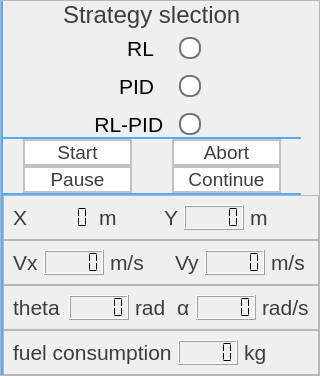
           <widget class="QFrame" name="frame_48">
            <property name="sizePolicy">
             <sizepolicy hsizetype="Fixed" vsizetype="Preferred">
              <horstretch>0</horstretch>
              <verstretch>0</verstretch>
             </sizepolicy>
            </property>
            <property name="maximumSize">
             <size>
              <width>300</width>
              <height>16777215</height>
             </size>
            </property>
            <property name="frameShape">
             <enum>QFrame::Shape::StyledPanel</enum>
            </property>
            <property name="frameShadow">
             <enum>QFrame::Shadow::Raised</enum>
            </property>
            <layout class="QVBoxLayout" name="verticalLayout_23">
             <property name="spacing">
              <number>0</number>
             </property>
             <property name="leftMargin">
              <number>0</number>
             </property>
             <property name="topMargin">
              <number>0</number>
             </property>
             <property name="rightMargin">
              <number>0</number>
             </property>
             <property name="bottomMargin">
              <number>0</number>
             </property>
             <item>
              <widget class="QFrame" name="frame_12">
               <property name="sizePolicy">
                <sizepolicy hsizetype="Fixed" vsizetype="Fixed">
                 <horstretch>0</horstretch>
                 <verstretch>0</verstretch>
                </sizepolicy>
               </property>
               <property name="maximumSize">
                <size>
                 <width>300</width>
                 <height>180</height>
                </size>
               </property>
               <property name="styleSheet">
                <string notr="true">QFrame#frame_12{
 border: 2px solid rgb(85, 170, 255);      /* 最常用的简写 */
  /* 顺序：宽度 样式 颜色 */
border-right: none;
border-top: none;
}</string>
               </property>
               <property name="frameShape">
                <enum>QFrame::Shape::StyledPanel</enum>
               </property>
               <property name="frameShadow">
                <enum>QFrame::Shadow::Raised</enum>
               </property>
               <layout class="QVBoxLayout" name="verticalLayout_5">
                <property name="spacing">
                 <number>6</number>
                </property>
                <property name="leftMargin">
                 <number>0</number>
                </property>
                <property name="topMargin">
                 <number>0</number>
                </property>
                <property name="rightMargin">
                 <number>0</number>
                </property>
                <property name="bottomMargin">
                 <number>0</number>
                </property>
                <item alignment="Qt::AlignmentFlag::AlignHCenter">
                 <widget class="QLabel" name="label_22">
                  <property name="sizePolicy">
                   <sizepolicy hsizetype="Fixed" vsizetype="Fixed">
                    <horstretch>0</horstretch>
                    <verstretch>0</verstretch>
                   </sizepolicy>
                  </property>
                  <property name="font">
                   <font>
                    <family>Segoe UI</family>
                    <pointsize>18</pointsize>
                    <fontweight>DemiBold</fontweight>
                   </font>
                  </property>
                  <property name="styleSheet">
                   <string notr="true"> color:rgb(61, 61, 61);
font-family: &quot;Segoe UI&quot;, &quot;Microsoft YaHei UI&quot;, sans-serif;
    line-height: 1.6; /* 增加行间距，防止文字堆叠 */</string>
                  </property>
                  <property name="text">
                   <string>Strategy slection</string>
                  </property>
                 </widget>
                </item>
                <item>
                 <layout class="QVBoxLayout" name="verticalLayout_17">
                  <property name="spacing">
                   <number>12</number>
                  </property>
                  <property name="rightMargin">
                   <number>100</number>
                  </property>
                  <item>
                   <widget class="QRadioButton" name="radioButton_3">
                    <property name="sizePolicy">
                     <sizepolicy hsizetype="Expanding" vsizetype="Fixed">
                      <horstretch>0</horstretch>
                      <verstretch>0</verstretch>
                     </sizepolicy>
                    </property>
                    <property name="font">
                     <font>
                      <family>Segoe UI</family>
                      <pointsize>16</pointsize>
                     </font>
                    </property>
                    <property name="layoutDirection">
                     <enum>Qt::LayoutDirection::RightToLeft</enum>
                    </property>
                    <property name="styleSheet">
                     <string notr="true">QRadioButton {
    spacing: 25px;          /* 文字与圆圈之间的间距 */
}
/* 2. 定制未选中时的圆圈样式 */
QRadioButton::indicator {
    width: 18px;           /* 圆圈宽度 */
    height: 18px;          /* 圆圈高度 */
    border-radius: 10px;    /* 设置为宽度的一半即为正圆 */
    border: 2px solid rgb(115, 115, 115); /* 边框颜色 */
    background-color: white;
}

/* 3. 定制选中时的圆圈样式 */
QRadioButton::indicator:checked {
    background-color: rgb(115, 115, 115); /* 选中后的中心颜色（绿色） */
    border: 2px solid rgb(115, 115, 115); /* 选中后的边框颜色 */
}</string>
                    </property>
                    <property name="text">
                     <string>RL</string>
                    </property>
                   </widget>
                  </item>
                  <item>
                   <widget class="QRadioButton" name="radioButton_5">
                    <property name="sizePolicy">
                     <sizepolicy hsizetype="Fixed" vsizetype="Fixed">
                      <horstretch>0</horstretch>
                      <verstretch>0</verstretch>
                     </sizepolicy>
                    </property>
                    <property name="font">
                     <font>
                      <family>Segoe UI</family>
                      <pointsize>16</pointsize>
                     </font>
                    </property>
                    <property name="layoutDirection">
                     <enum>Qt::LayoutDirection::RightToLeft</enum>
                    </property>
                    <property name="styleSheet">
                     <string notr="true">QRadioButton {
    spacing: 25px;          /* 文字与圆圈之间的间距 */
}
/* 2. 定制未选中时的圆圈样式 */
QRadioButton::indicator {
    width: 18px;           /* 圆圈宽度 */
    height: 18px;          /* 圆圈高度 */
    border-radius: 10px;    /* 设置为宽度的一半即为正圆 */
    border: 2px solid rgb(115, 115, 115); /* 边框颜色 */
    background-color: white;
}

/* 3. 定制选中时的圆圈样式 */
QRadioButton::indicator:checked {
    background-color: rgb(115, 115, 115); /* 选中后的中心颜色（绿色） */
    border: 2px solid rgb(115, 115, 115); /* 选中后的边框颜色 */
}</string>
                    </property>
                    <property name="text">
                     <string>PID</string>
                    </property>
                   </widget>
                  </item>
                  <item>
                   <widget class="QRadioButton" name="radioButton_4">
                    <property name="sizePolicy">
                     <sizepolicy hsizetype="Fixed" vsizetype="Fixed">
                      <horstretch>0</horstretch>
                      <verstretch>0</verstretch>
                     </sizepolicy>
                    </property>
                    <property name="font">
                     <font>
                      <family>Segoe UI</family>
                      <pointsize>16</pointsize>
                     </font>
                    </property>
                    <property name="layoutDirection">
                     <enum>Qt::LayoutDirection::RightToLeft</enum>
                    </property>
                    <property name="styleSheet">
                     <string notr="true">QRadioButton {
    spacing: 10px;          /* 文字与圆圈之间的间距 */
}
/* 2. 定制未选中时的圆圈样式 */
QRadioButton::indicator {
    width: 18px;           /* 圆圈宽度 */
    height: 18px;          /* 圆圈高度 */
    border-radius: 10px;    /* 设置为宽度的一半即为正圆 */
    border: 2px solid rgb(115, 115, 115); /* 边框颜色 */
    background-color: white;
}

/* 3. 定制选中时的圆圈样式 */
QRadioButton::indicator:checked {
    background-color: rgb(115, 115, 115); /* 选中后的中心颜色（绿色） */
    border: 2px solid rgb(115, 115, 115); /* 选中后的边框颜色 */
}</string>
                    </property>
                    <property name="text">
                     <string>RL-PID </string>
                    </property>
                   </widget>
                  </item>
                 </layout>
                </item>
               </layout>
              </widget>
             </item>
             <item>
              <widget class="QFrame" name="frame_13">
               <property name="sizePolicy">
                <sizepolicy hsizetype="Fixed" vsizetype="Fixed">
                 <horstretch>0</horstretch>
                 <verstretch>0</verstretch>
                </sizepolicy>
               </property>
               <property name="maximumSize">
                <size>
                 <width>300</width>
                 <height>180</height>
                </size>
               </property>
               <property name="styleSheet">
                <string notr="true">QFrame#frame_13{
 border: 2px solid rgb(85, 170, 255);      /* 最常用的简写 */
  /* 顺序：宽度 样式 颜色 */
border-right: none;
border-top: none;
}
QPushButton{
 border: 2px solid rgb(194, 194, 194); 
 color:rgb(61, 61, 61);
font-family: &quot;Segoe UI&quot;, &quot;Microsoft YaHei UI&quot;, sans-serif;
    line-height: 1.6; /* 增加行间距，防止文字堆叠 */
}</string>
               </property>
               <property name="frameShape">
                <enum>QFrame::Shape::StyledPanel</enum>
               </property>
               <property name="frameShadow">
                <enum>QFrame::Shadow::Raised</enum>
               </property>
               <layout class="QGridLayout" name="gridLayout">
                <property name="leftMargin">
                 <number>20</number>
                </property>
                <property name="topMargin">
                 <number>0</number>
                </property>
                <property name="rightMargin">
                 <number>20</number>
                </property>
                <property name="bottomMargin">
                 <number>0</number>
                </property>
                <property name="horizontalSpacing">
                 <number>40</number>
                </property>
                <property name="verticalSpacing">
                 <number>0</number>
                </property>
                <item row="1" column="1">
                 <widget class="QPushButton" name="pushButton_3">
                  <property name="font">
                   <font>
                    <family>Segoe UI</family>
                    <pointsize>14</pointsize>
                   </font>
                  </property>
                  <property name="styleSheet">
                   <string notr="true">background-color:rgb(255, 255, 255)</string>
                  </property>
                  <property name="text">
                   <string>Continue</string>
                  </property>
                 </widget>
                </item>
                <item row="0" column="1">
                 <widget class="QPushButton" name="pushButton_2">
                  <property name="font">
                   <font>
                    <family>Segoe UI</family>
                    <pointsize>14</pointsize>
                   </font>
                  </property>
                  <property name="styleSheet">
                   <string notr="true">background-color:rgb(255, 255, 255)</string>
                  </property>
                  <property name="text">
                   <string>Abort</string>
                  </property>
                 </widget>
                </item>
                <item row="0" column="0">
                 <widget class="QPushButton" name="pushButton">
                  <property name="font">
                   <font>
                    <family>Segoe UI</family>
                    <pointsize>14</pointsize>
                   </font>
                  </property>
                  <property name="styleSheet">
                   <string notr="true">background-color:rgb(255, 255, 255)</string>
                  </property>
                  <property name="text">
                   <string>Start</string>
                  </property>
                 </widget>
                </item>
                <item row="1" column="0">
                 <widget class="QPushButton" name="pushButton_4">
                  <property name="font">
                   <font>
                    <family>Segoe UI</family>
                    <pointsize>14</pointsize>
                   </font>
                  </property>
                  <property name="styleSheet">
                   <string notr="true">background-color:rgb(255, 255, 255)</string>
                  </property>
                  <property name="text">
                   <string>Pause</string>
                  </property>
                 </widget>
                </item>
               </layout>
              </widget>
             </item>
             <item>
              <widget class="QFrame" name="frame_14">
               <property name="styleSheet">
                <string notr="true">QFrame#frame_14{
 border: 2px solid rgb(85, 170, 255);      /* 最常用的简写 */
  /* 顺序：宽度 样式 颜色 */
border-right: none;
border-top: none;
border-bottom: none;
}
QPushButton{
 border: 2px solid rgb(194, 194, 194); 

}
 QLabel{color:rgb(61, 61, 61);
font-family: &quot;Segoe UI&quot;, &quot;Microsoft YaHei UI&quot;, sans-serif;
    line-height: 1.6; /* 增加行间距，防止文字堆叠 */}</string>
               </property>
               <property name="frameShape">
                <enum>QFrame::Shape::StyledPanel</enum>
               </property>
               <property name="frameShadow">
                <enum>QFrame::Shadow::Raised</enum>
               </property>
               <layout class="QVBoxLayout" name="verticalLayout_25">
                <property name="spacing">
                 <number>0</number>
                </property>
                <property name="leftMargin">
                 <number>0</number>
                </property>
                <property name="topMargin">
                 <number>0</number>
                </property>
                <property name="rightMargin">
                 <number>0</number>
                </property>
                <property name="bottomMargin">
                 <number>0</number>
                </property>
                <item>
                 <widget class="QFrame" name="frame_52">
                  <property name="frameShape">
                   <enum>QFrame::Shape::StyledPanel</enum>
                  </property>
                  <property name="frameShadow">
                   <enum>QFrame::Shadow::Raised</enum>
                  </property>
                  <layout class="QHBoxLayout" name="horizontalLayout_44" stretch="1,1,1,1,1,1">
                   <item>
                    <widget class="QLabel" name="label_64">
                     <property name="sizePolicy">
                      <sizepolicy hsizetype="Fixed" vsizetype="Preferred">
                       <horstretch>0</horstretch>
                       <verstretch>0</verstretch>
                      </sizepolicy>
                     </property>
                     <property name="font">
                      <font>
                       <family>Segoe UI</family>
                       <pointsize>16</pointsize>
                       <fontweight>DemiBold</fontweight>
                      </font>
                     </property>
                     <property name="text">
                      <string>X</string>
                     </property>
                    </widget>
                   </item>
                   <item>
                    <widget class="QLCDNumber" name="lcdNumber">
                     <property name="sizePolicy">
                      <sizepolicy hsizetype="Fixed" vsizetype="Minimum">
                       <horstretch>0</horstretch>
                       <verstretch>0</verstretch>
                      </sizepolicy>
                     </property>
                     <property name="maximumSize">
                      <size>
                       <width>60</width>
                       <height>16777215</height>
                      </size>
                     </property>
                     <property name="frameShape">
                      <enum>QFrame::Shape::NoFrame</enum>
                     </property>
                     <property name="segmentStyle">
                      <enum>QLCDNumber::SegmentStyle::Flat</enum>
                     </property>
                    </widget>
                   </item>
                   <item>
                    <widget class="QLabel" name="label_72">
                     <property name="font">
                      <font>
                       <family>Segoe UI</family>
                       <pointsize>16</pointsize>
                      </font>
                     </property>
                     <property name="text">
                      <string>m</string>
                     </property>
                    </widget>
                   </item>
                   <item>
                    <widget class="QLabel" name="label_65">
                     <property name="sizePolicy">
                      <sizepolicy hsizetype="Fixed" vsizetype="Preferred">
                       <horstretch>0</horstretch>
                       <verstretch>0</verstretch>
                      </sizepolicy>
                     </property>
                     <property name="font">
                      <font>
                       <family>Segoe UI</family>
                       <pointsize>16</pointsize>
                       <fontweight>DemiBold</fontweight>
                      </font>
                     </property>
                     <property name="text">
                      <string>Y</string>
                     </property>
                    </widget>
                   </item>
                   <item>
                    <widget class="QLCDNumber" name="lcdNumber_2">
                     <property name="maximumSize">
                      <size>
                       <width>60</width>
                       <height>16777215</height>
                      </size>
                     </property>
                     <property name="font">
                      <font>
                       <pointsize>9</pointsize>
                      </font>
                     </property>
                     <property name="segmentStyle">
                      <enum>QLCDNumber::SegmentStyle::Flat</enum>
                     </property>
                    </widget>
                   </item>
                   <item>
                    <widget class="QLabel" name="label_73">
                     <property name="font">
                      <font>
                       <family>Segoe UI</family>
                       <pointsize>16</pointsize>
                      </font>
                     </property>
                     <property name="text">
                      <string>m</string>
                     </property>
                    </widget>
                   </item>
                  </layout>
                 </widget>
                </item>
                <item>
                 <widget class="QFrame" name="frame_53">
                  <property name="frameShape">
                   <enum>QFrame::Shape::StyledPanel</enum>
                  </property>
                  <property name="frameShadow">
                   <enum>QFrame::Shadow::Raised</enum>
                  </property>
                  <layout class="QHBoxLayout" name="horizontalLayout_48">
                   <item>
                    <widget class="QLabel" name="label_66">
                     <property name="sizePolicy">
                      <sizepolicy hsizetype="Fixed" vsizetype="Preferred">
                       <horstretch>0</horstretch>
                       <verstretch>0</verstretch>
                      </sizepolicy>
                     </property>
                     <property name="font">
                      <font>
                       <family>Segoe UI</family>
                       <pointsize>16</pointsize>
                       <fontweight>DemiBold</fontweight>
                      </font>
                     </property>
                     <property name="text">
                      <string>Vx</string>
                     </property>
                    </widget>
                   </item>
                   <item>
                    <widget class="QLCDNumber" name="lcdNumber_3">
                     <property name="minimumSize">
                      <size>
                       <width>60</width>
                       <height>0</height>
                      </size>
                     </property>
                     <property name="maximumSize">
                      <size>
                       <width>60</width>
                       <height>16777215</height>
                      </size>
                     </property>
                     <property name="segmentStyle">
                      <enum>QLCDNumber::SegmentStyle::Flat</enum>
                     </property>
                    </widget>
                   </item>
                   <item>
                    <widget class="QLabel" name="label_74">
                     <property name="font">
                      <font>
                       <family>Segoe UI</family>
                       <pointsize>16</pointsize>
                      </font>
                     </property>
                     <property name="text">
                      <string>m/s</string>
                     </property>
                    </widget>
                   </item>
                   <item>
                    <spacer name="horizontalSpacer_4">
                     <property name="orientation">
                      <enum>Qt::Orientation::Horizontal</enum>
                     </property>
                     <property name="sizeType">
                      <enum>QSizePolicy::Policy::Fixed</enum>
                     </property>
                     <property name="sizeHint" stdset="0">
                      <size>
                       <width>20</width>
                       <height>20</height>
                      </size>
                     </property>
                    </spacer>
                   </item>
                   <item>
                    <widget class="QLabel" name="label_67">
                     <property name="sizePolicy">
                      <sizepolicy hsizetype="Fixed" vsizetype="Preferred">
                       <horstretch>0</horstretch>
                       <verstretch>0</verstretch>
                      </sizepolicy>
                     </property>
                     <property name="font">
                      <font>
                       <family>Segoe UI</family>
                       <pointsize>16</pointsize>
                       <fontweight>DemiBold</fontweight>
                      </font>
                     </property>
                     <property name="text">
                      <string>Vy</string>
                     </property>
                    </widget>
                   </item>
                   <item>
                    <widget class="QLCDNumber" name="lcdNumber_4">
                     <property name="minimumSize">
                      <size>
                       <width>60</width>
                       <height>0</height>
                      </size>
                     </property>
                     <property name="maximumSize">
                      <size>
                       <width>60</width>
                       <height>16777215</height>
                      </size>
                     </property>
                     <property name="segmentStyle">
                      <enum>QLCDNumber::SegmentStyle::Flat</enum>
                     </property>
                    </widget>
                   </item>
                   <item>
                    <widget class="QLabel" name="label_75">
                     <property name="font">
                      <font>
                       <family>Segoe UI</family>
                       <pointsize>16</pointsize>
                      </font>
                     </property>
                     <property name="text">
                      <string>m/s</string>
                     </property>
                    </widget>
                   </item>
                  </layout>
                 </widget>
                </item>
                <item>
                 <widget class="QFrame" name="frame_54">
                  <property name="frameShape">
                   <enum>QFrame::Shape::StyledPanel</enum>
                  </property>
                  <property name="frameShadow">
                   <enum>QFrame::Shadow::Raised</enum>
                  </property>
                  <layout class="QHBoxLayout" name="horizontalLayout_49">
                   <item>
                    <widget class="QLabel" name="label_68">
                     <property name="sizePolicy">
                      <sizepolicy hsizetype="Fixed" vsizetype="Preferred">
                       <horstretch>0</horstretch>
                       <verstretch>0</verstretch>
                      </sizepolicy>
                     </property>
                     <property name="minimumSize">
                      <size>
                       <width>50</width>
                       <height>0</height>
                      </size>
                     </property>
                     <property name="font">
                      <font>
                       <family>Segoe UI</family>
                       <pointsize>16</pointsize>
                       <fontweight>DemiBold</fontweight>
                      </font>
                     </property>
                     <property name="text">
                      <string>theta</string>
                     </property>
                    </widget>
                   </item>
                   <item>
                    <widget class="QLCDNumber" name="lcdNumber_5">
                     <property name="minimumSize">
                      <size>
                       <width>60</width>
                       <height>0</height>
                      </size>
                     </property>
                     <property name="segmentStyle">
                      <enum>QLCDNumber::SegmentStyle::Flat</enum>
                     </property>
                    </widget>
                   </item>
                   <item>
                    <spacer name="horizontalSpacer_19">
                     <property name="orientation">
                      <enum>Qt::Orientation::Horizontal</enum>
                     </property>
                     <property name="sizeHint" stdset="0">
                      <size>
                       <width>40</width>
                       <height>20</height>
                      </size>
                     </property>
                    </spacer>
                   </item>
                   <item>
                    <widget class="QLabel" name="label_76">
                     <property name="font">
                      <font>
                       <family>Segoe UI</family>
                       <pointsize>16</pointsize>
                      </font>
                     </property>
                     <property name="text">
                      <string>rad</string>
                     </property>
                    </widget>
                   </item>
                   <item>
                    <spacer name="horizontalSpacer_12">
                     <property name="orientation">
                      <enum>Qt::Orientation::Horizontal</enum>
                     </property>
                     <property name="sizeType">
                      <enum>QSizePolicy::Policy::Fixed</enum>
                     </property>
                     <property name="sizeHint" stdset="0">
                      <size>
                       <width>5</width>
                       <height>20</height>
                      </size>
                     </property>
                    </spacer>
                   </item>
                   <item>
                    <widget class="QLabel" name="label_69">
                     <property name="sizePolicy">
                      <sizepolicy hsizetype="Fixed" vsizetype="Preferred">
                       <horstretch>0</horstretch>
                       <verstretch>0</verstretch>
                      </sizepolicy>
                     </property>
                     <property name="font">
                      <font>
                       <family>Segoe UI</family>
                       <pointsize>16</pointsize>
                       <fontweight>DemiBold</fontweight>
                      </font>
                     </property>
                     <property name="text">
                      <string>α</string>
                     </property>
                    </widget>
                   </item>
                   <item>
                    <widget class="QLCDNumber" name="lcdNumber_6">
                     <property name="minimumSize">
                      <size>
                       <width>60</width>
                       <height>0</height>
                      </size>
                     </property>
                     <property name="segmentStyle">
                      <enum>QLCDNumber::SegmentStyle::Flat</enum>
                     </property>
                    </widget>
                   </item>
                   <item>
                    <spacer name="horizontalSpacer_18">
                     <property name="orientation">
                      <enum>Qt::Orientation::Horizontal</enum>
                     </property>
                     <property name="sizeHint" stdset="0">
                      <size>
                       <width>40</width>
                       <height>20</height>
                      </size>
                     </property>
                    </spacer>
                   </item>
                   <item>
                    <widget class="QLabel" name="label_77">
                     <property name="font">
                      <font>
                       <family>Segoe UI</family>
                       <pointsize>16</pointsize>
                      </font>
                     </property>
                     <property name="text">
                      <string>rad/s</string>
                     </property>
                    </widget>
                   </item>
                  </layout>
                 </widget>
                </item>
                <item>
                 <widget class="QFrame" name="frame_55">
                  <property name="frameShape">
                   <enum>QFrame::Shape::StyledPanel</enum>
                  </property>
                  <property name="frameShadow">
                   <enum>QFrame::Shadow::Raised</enum>
                  </property>
                  <layout class="QHBoxLayout" name="horizontalLayout_50">
                   <item>
                    <widget class="QLabel" name="label_70">
                     <property name="sizePolicy">
                      <sizepolicy hsizetype="Fixed" vsizetype="Preferred">
                       <horstretch>0</horstretch>
                       <verstretch>0</verstretch>
                      </sizepolicy>
                     </property>
                     <property name="font">
                      <font>
                       <family>Segoe UI</family>
                       <pointsize>16</pointsize>
                       <fontweight>DemiBold</fontweight>
                      </font>
                     </property>
                     <property name="text">
                      <string>fuel consumption</string>
                     </property>
                    </widget>
                   </item>
                   <item>
                    <widget class="QLCDNumber" name="lcdNumber_7">
                     <property name="sizePolicy">
                      <sizepolicy hsizetype="Fixed" vsizetype="Minimum">
                       <horstretch>0</horstretch>
                       <verstretch>0</verstretch>
                      </sizepolicy>
                     </property>
                     <property name="minimumSize">
                      <size>
                       <width>60</width>
                       <height>0</height>
                      </size>
                     </property>
                     <property name="maximumSize">
                      <size>
                       <width>60</width>
                       <height>16777215</height>
                      </size>
                     </property>
                     <property name="mode">
                      <enum>QLCDNumber::Mode::Dec</enum>
                     </property>
                     <property name="segmentStyle">
                      <enum>QLCDNumber::SegmentStyle::Flat</enum>
                     </property>
                    </widget>
                   </item>
                   <item>
                    <widget class="QLabel" name="label_78">
                     <property name="font">
                      <font>
                       <family>Segoe UI</family>
                       <pointsize>16</pointsize>
                      </font>
                     </property>
                     <property name="text">
                      <string>kg</string>
                     </property>
                    </widget>
                   </item>
                  </layout>
                 </widget>
                </item>
               </layout>
              </widget>
             </item>
            </layout>
           </widget>
